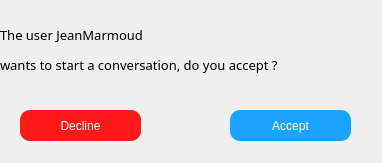
<?xml version="1.0" encoding="UTF-8"?>
<ui version="4.0">
 <class>DialogCall</class>
 <widget class="QDialog" name="DialogCall">
  <property name="geometry">
   <rect>
    <x>0</x>
    <y>0</y>
    <width>382</width>
    <height>163</height>
   </rect>
  </property>
  <property name="cursor">
   <cursorShape>ArrowCursor</cursorShape>
  </property>
  <property name="windowTitle">
   <string>Call Request</string>
  </property>
  <widget class="QPushButton" name="pushButton_2">
   <property name="geometry">
    <rect>
     <x>230</x>
     <y>110</y>
     <width>121</width>
     <height>31</height>
    </rect>
   </property>
   <property name="cursor">
    <cursorShape>PointingHandCursor</cursorShape>
   </property>
   <property name="styleSheet">
    <string notr="true">#pushButton_2
{
	background-color: rgb(26, 164, 255);
	border-radius: 10px;
	color: white;
}

#pushButton_2:hover
{
	background-color: rgb(97, 205, 255);
}</string>
   </property>
   <property name="text">
    <string>Accept</string>
   </property>
  </widget>
  <widget class="QLabel" name="label">
   <property name="geometry">
    <rect>
     <x>0</x>
     <y>10</y>
     <width>381</width>
     <height>81</height>
    </rect>
   </property>
   <property name="font">
    <font>
     <family>Montserrat</family>
     <pointsize>10</pointsize>
    </font>
   </property>
   <property name="styleSheet">
    <string notr="true">qproperty-alignment: AlignCenter;</string>
   </property>
   <property name="frameShape">
    <enum>QFrame::NoFrame</enum>
   </property>
   <property name="text">
    <string>&lt;html&gt;&lt;head/&gt;&lt;body&gt;&lt;p&gt;The user JeanMarmoud &lt;/p&gt;&lt;p&gt;wants to start a conversation, do you accept ?&lt;/p&gt;&lt;/body&gt;&lt;/html&gt;</string>
   </property>
  </widget>
  <widget class="QPushButton" name="pushButton">
   <property name="geometry">
    <rect>
     <x>20</x>
     <y>110</y>
     <width>121</width>
     <height>31</height>
    </rect>
   </property>
   <property name="cursor">
    <cursorShape>PointingHandCursor</cursorShape>
   </property>
   <property name="styleSheet">
    <string notr="true">#pushButton
{
	background-color: rgb(255, 25, 25);
	border-radius: 10px;
	color: white;
}

#pushButton:hover
{
	background-color: rgb(255, 74, 74);
}</string>
   </property>
   <property name="text">
    <string>Decline</string>
   </property>
  </widget>
 </widget>
 <resources/>
 <connections/>
</ui>
